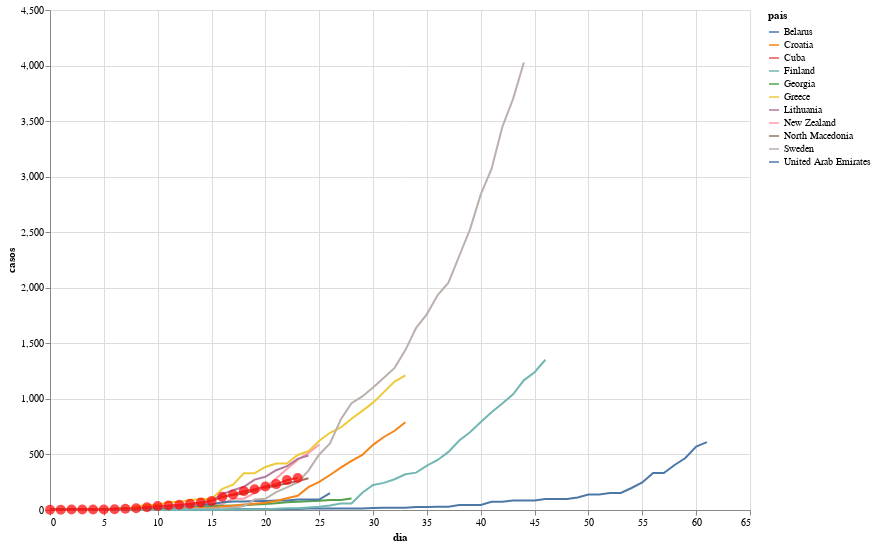

Notebook source saved alongside this figure:
### Code cell
import altair as alt

df = []

for country, (_, data) in most_similar_curves:
    for i, x in enumerate(data):
        df.append(dict(pais=country, dia=i, casos=x))
    
for i, x in enumerate(ts_cuba):
    df.append(dict(pais='Cuba', dia=i, casos=x))
    
df = pd.DataFrame(df)

alt.Chart(df).mark_line().encode(
    x='dia',
    y='casos',
    color='pais'
) + alt.Chart(df[df['pais'] == 'Cuba']).mark_circle(size=100, fill='red').encode (
    x='dia',
    y='casos',
).properties(
    width=700,
    height=500
)

### Figure 1 — Vega-Lite specification as saved in the notebook (floating-point values rounded to 4 significant figures; data arrays with more than 128 entries replaced by an {"elided": "..."} marker saying what was removed)
{"config": {"view": {"continuousWidth": 400, "continuousHeight": 300}}, "layer": [{"data": {"name": "data-a17cc33a07f85ac47ca441c33ab590c7"}, "mark": "line", "encoding": {"color": {"type": "nominal", "field": "pais"}, "x": {"type": "quantitative", "field": "dia"}, "y": {"type": "quantitative", "field": "casos"}}}, {"data": {"name": "data-f7cc80eb164f1c94db7dfac8e25441de"}, "mark": {"type": "circle", "fill": "red", "size": 100}, "encoding": {"x": {"type": "quantitative", "field": "dia"}, "y": {"type": "quantitative", "field": "casos"}}, "height": 500, "width": 700}], "$schema": "https://vega.github.io/schema/vega-lite/v4.0.2.json", "datasets": {"data-a17cc33a07f85ac47ca441c33ab590c7": {"elided": "378 records"}, "data-f7cc80eb164f1c94db7dfac8e25441de": [{"pais": "Cuba", "dia": 0, "casos": 3}, {"pais": "Cuba", "dia": 1, "casos": 3}, {"pais": "Cuba", "dia": 2, "casos": 4}, {"pais": "Cuba", "dia": 3, "casos": 4}, {"pais": "Cuba", "dia": 4, "casos": 4}, {"pais": "Cuba", "dia": 5, "casos": 5}, {"pais": "Cuba", "dia": 6, "casos": 7}, {"pais": "Cuba", "dia": 7, "casos": 11}, {"pais": "Cuba", "dia": 8, "casos": 16}, {"pais": "Cuba", "dia": 9, "casos": 25}, {"pais": "Cuba", "dia": 10, "casos": 35}, {"pais": "Cuba", "dia": 11, "casos": 40}, {"pais": "Cuba", "dia": 12, "casos": 48}, {"pais": "Cuba", "dia": 13, "casos": 57}, {"pais": "Cuba", "dia": 14, "casos": 67}, {"pais": "Cuba", "dia": 15, "casos": 80}, {"pais": "Cuba", "dia": 16, "casos": 119}, {"pais": "Cuba", "dia": 17, "casos": 139}, {"pais": "Cuba", "dia": 18, "casos": 170}, {"pais": "Cuba", "dia": 19, "casos": 186}, {"pais": "Cuba", "dia": 20, "casos": 212}, {"pais": "Cuba", "dia": 21, "casos": 233}, {"pais": "Cuba", "dia": 22, "casos": 269}, {"pais": "Cuba", "dia": 23, "casos": 288}]}}
